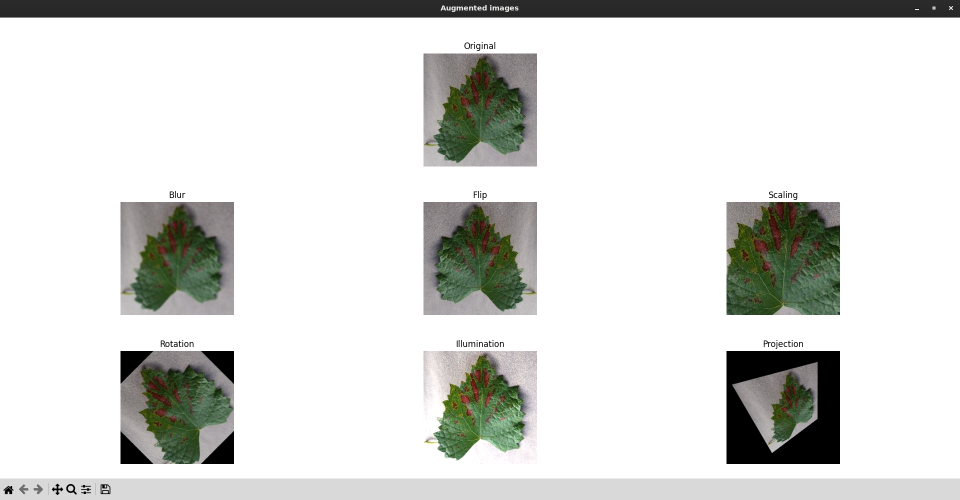
#> input picture resource/augmentation_window.png, 1920 x 999 px (shown at 1/2 size)
$ python Augmentation.py resource/augmentation_window.png
#> lines starting #> are read from the running program, lines starting #| are printed output that depends on the picture
### source/load_image.py
import numpy as np

from pathlib import Path
from PIL import Image, UnidentifiedImageError


def load_image(image_path: Path) -> np.ndarray:
    try:
        with Image.open(image_path) as img:
#> img is the input picture: PIL image 1920x999 RGBA; mean R, G, B, A 216.2, 217.4, 214.5, 255
            image = np.array(img)
    except UnidentifiedImageError:
        raise AssertionError("Only format accepted is JPEG/JPG/PNG")

    return image

### source/filters/blur.py
import cv2
import numpy as np

from pathlib import Path
from config import BLUR_KERNEL_SIZE
from source.generate_augmented_file_name import generate_augmented_file_name
from source.save_image import save_image_in_directory


def blur(augmented_directory: Path, image_file_path: Path, image: np.ndarray) \
        -> np.ndarray:
    blurred_image: np.ndarray = cv2.blur(
        image, (BLUR_KERNEL_SIZE, BLUR_KERNEL_SIZE)
    )

    image_file_path: Path = generate_augmented_file_name(
        image_file_path,
        filter_suffix="Blur"
    )

    save_image_in_directory(
        augmented_directory, image_file_path, blurred_image
    )

    return blurred_image

### source/save_image.py
import cv2
import numpy as np

from pathlib import Path


def save_image_in_directory(augmented_directory: Path,
                            image_file_path: Path,
                            filtered_image: np.ndarray) -> None:
    # We use Pillow to open the image, which channel order is RGB.
    # However, OpenCV uses BGR, so we have to convert the image data to BGR
    # before saving it
    cv2.imwrite(
        str(augmented_directory / image_file_path.name),
        cv2.cvtColor(filtered_image, cv2.COLOR_RGB2BGR)
    )

### source/filters/flip.py
import cv2
import numpy as np

from pathlib import Path
from config import FLIP_ROTATION_AXIS
from source.generate_augmented_file_name import generate_augmented_file_name
from source.save_image import save_image_in_directory


def flip(augmented_directory: Path, image_file_path: Path,
         image: np.ndarray) -> np.ndarray:
    flipped_image: np.ndarray = cv2.flip(image, FLIP_ROTATION_AXIS)
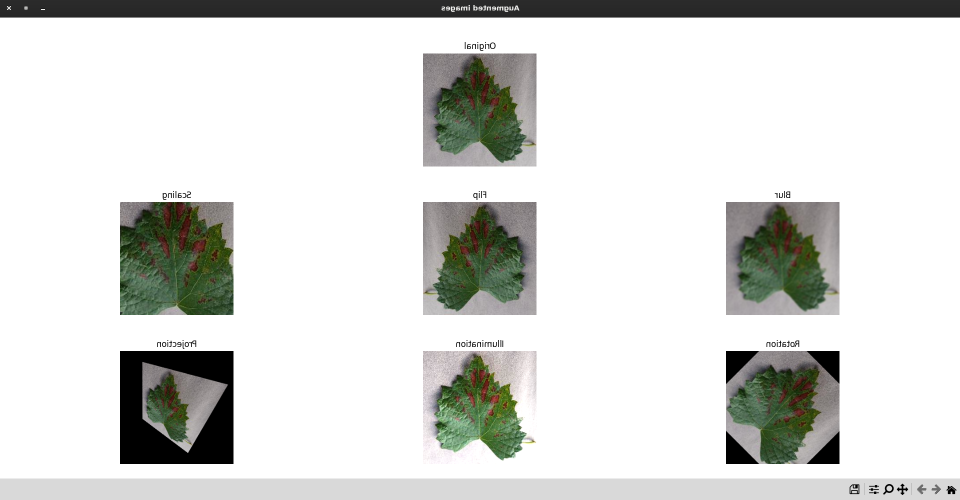
#> flipped_image: shape (999, 1920, 4) (shown at 1/2 size); mean R, G, B, A 216.2, 217.4, 214.5, 255

    image_file_path: Path = generate_augmented_file_name(
        image_file_path,
        filter_suffix="Flip"
    )

    save_image_in_directory(
        augmented_directory, image_file_path, flipped_image
    )

    return flipped_image

### source/filters/scale.py
import cv2
import numpy as np

from pathlib import Path
from config import SCALE_FACTOR
from source.generate_augmented_file_name import generate_augmented_file_name
from source.save_image import save_image_in_directory


def scale(augmented_directory: Path, image_file_path: Path,
          image: np.ndarray) -> np.ndarray:
    # Scales the image and then crops the resulting image to obtain an image
    # the size of the original one
    scaled_image = cv2.resize(
        image,
        dsize=None,
        fx=SCALE_FACTOR,
        fy=SCALE_FACTOR,
        interpolation=cv2.INTER_CUBIC
    )

    original_h, original_w = image.shape[:2]
#> original_h = 999; original_w = 1920
    scaled_h, scaled_w = scaled_image.shape[:2]
#> scaled_h = 1199; scaled_w = 2304

    # Handles zoom in
    if SCALE_FACTOR > 1:
        crop_start_idx_h = (scaled_h - original_h) // 2
#> crop_start_idx_h = 100
        crop_start_idx_w = (scaled_w - original_w) // 2
#> crop_start_idx_w = 192

        cropped_image = scaled_image[
            crop_start_idx_h:crop_start_idx_h + original_h,
            crop_start_idx_w:crop_start_idx_w + original_w
        ]
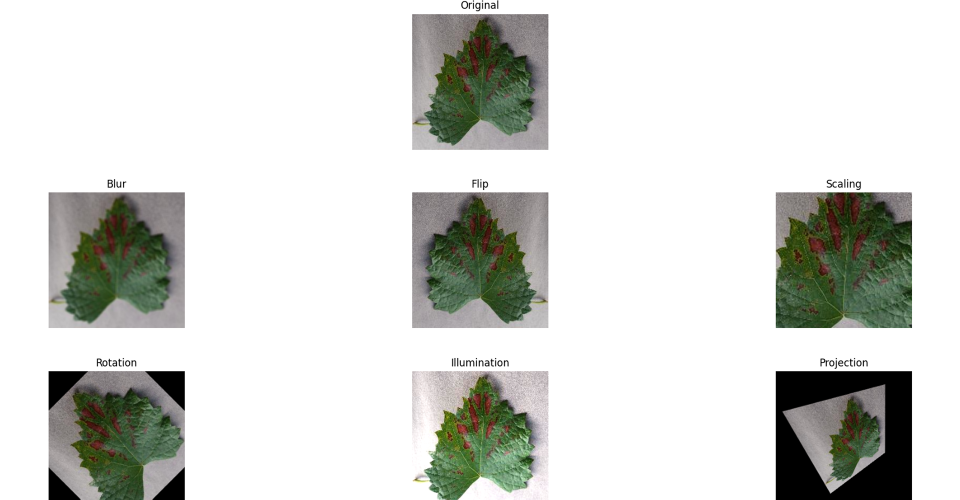
#> cropped_image: shape (999, 1920, 4) (shown at 1/2 size); mean R, G, B, A 213.3, 214.9, 210.8, 255
    # Handles zoom out
    else:
        # Creates a black image with the same size as the original
        cropped_image = np.zeros_like(image)

        crop_start_idx_h = (original_h - scaled_h) // 2
        crop_start_idx_w = (original_w - scaled_w) // 2

        # Fills this black image with the down scaled original image
        cropped_image[
            crop_start_idx_h:crop_start_idx_h + scaled_h,
            crop_start_idx_w:crop_start_idx_w + scaled_w
        ] = scaled_image

    image_file_path: Path = generate_augmented_file_name(
        image_file_path,
        filter_suffix="Scale"
    )

    save_image_in_directory(
        augmented_directory, image_file_path, cropped_image
    )

    return cropped_image

### source/filters/rotate.py
import cv2
import numpy as np

from pathlib import Path
from config import ROTATION_ANGLE
from source.generate_augmented_file_name import generate_augmented_file_name
from source.save_image import save_image_in_directory


def rotate(augmented_directory: Path, image_file_path: Path,
           image: np.ndarray) -> np.ndarray:
    height, width = image.shape[:2]
#> height = 999; width = 1920
    center = (width // 2, height // 2)
#> center = (960, 499)

    rotation_matrix = cv2.getRotationMatrix2D(center, ROTATION_ANGLE, 1.0)
#> rotation_matrix = [[0.707, 0.707, -71.67], [-0.707, 0.707, 825]]

    rotated_image = cv2.warpAffine(image, rotation_matrix, (width, height))
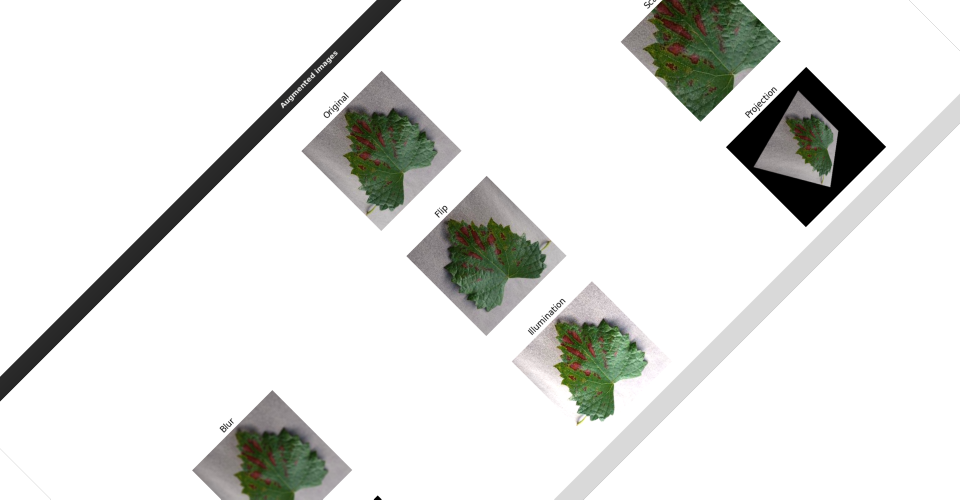
#> rotated_image: shape (999, 1920, 4) (shown at 1/2 size); mean R, G, B, A 149.3, 150.3, 147.8, 178.2; transparent parts drawn white

    image_file_path: Path = generate_augmented_file_name(
        image_file_path,
        filter_suffix="Rotate"
    )

    save_image_in_directory(
        augmented_directory, image_file_path, rotated_image
    )
#> in save_image_in_directory (call 4), `cv2.imwrite( str(augmented_directory / image_file_path.name), cv2.cvtC..`:
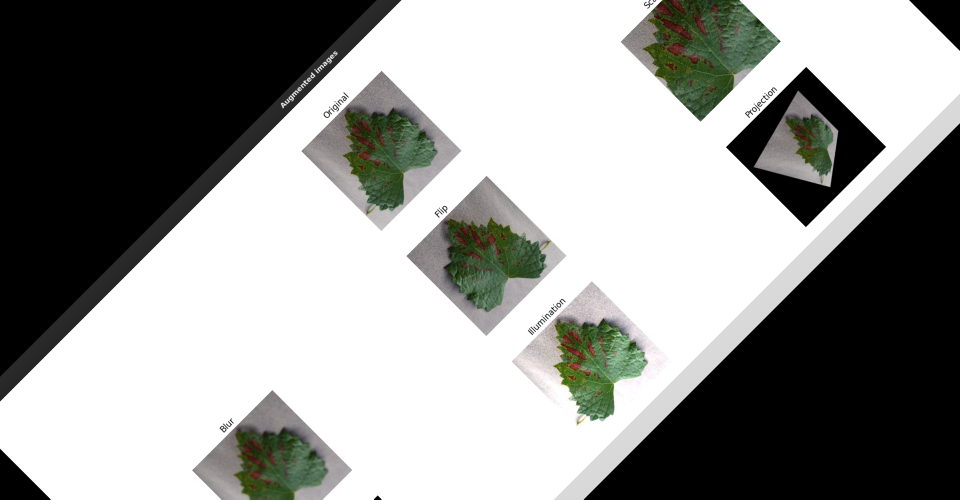
#> saved as augmentation_window_Rotate.png: shape (999, 1920, 3) (shown at 1/2 size); mean B, G, R 147.8, 150.3, 149.3

    return rotated_image

### source/filters/illuminate.py
import cv2
import numpy as np

from pathlib import Path
from config import ILLUMINATE_ALPHA, ILLUMINATE_BETA
from source.generate_augmented_file_name import generate_augmented_file_name
from source.save_image import save_image_in_directory


def illuminate(augmented_directory: Path, image_file_path: Path,
               image: np.ndarray) -> np.ndarray:
    # new_pixel = alpha * old_pixel + beta
    illuminated_image = cv2.convertScaleAbs(
        image,
        alpha=ILLUMINATE_ALPHA,
        beta=ILLUMINATE_BETA
    )
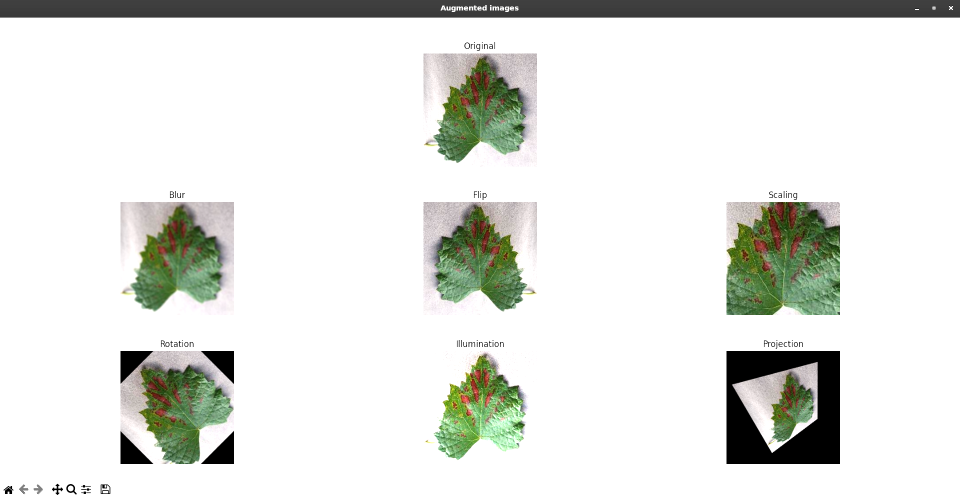
#> illuminated_image: shape (999, 1920, 4) (shown at 1/2 size); mean R, G, B, A 226.4, 228.3, 223.9, 255

    image_file_path: Path = generate_augmented_file_name(
        image_file_path,
        filter_suffix="Illuminate"
    )

    save_image_in_directory(
        augmented_directory, image_file_path, illuminated_image
    )

    return illuminated_image

### source/filters/project.py
import cv2
import numpy as np

from pathlib import Path
from config import PROJECTION_TOP_LEFT_FACTORS
from config import PROJECTION_TOP_RIGHT_FACTORS
from config import PROJECTION_BOTTOM_LEFT_FACTORS
from config import PROJECTION_BOTTOM_RIGHT_FACTORS
from source.generate_augmented_file_name import generate_augmented_file_name
from source.save_image import save_image_in_directory


def project(augmented_directory: Path, image_file_path: Path,
            image: np.ndarray) -> np.ndarray:
    y_max, x_max = image.shape[:2]
#> y_max = 999; x_max = 1920

    # The (x, y) source coordinates of the image's corners. In order: top-left,
    # top-right, bottom-right, bottom-left
    corners_src_coord: np.ndarray = np.float32([
        [0, 0],
        [x_max - 1, 0],
        [x_max - 1, y_max - 1],
        [0, y_max - 1]
    ])
#> corners_src_coord = [[0, 0], [1919, 0], [1919, 998], [0, 998]]

    tl_x_factor, tl_y_factor = PROJECTION_TOP_LEFT_FACTORS
    tr_x_factor, tr_y_factor = PROJECTION_TOP_RIGHT_FACTORS
    br_x_factor, br_y_factor = PROJECTION_BOTTOM_RIGHT_FACTORS
    bl_x_factor, bl_y_factor = PROJECTION_BOTTOM_LEFT_FACTORS

    # The (x, y) destination coordinates of the image's corners
    corners_dst_coord = np.float32([
        [x_max * tl_x_factor, y_max * tl_y_factor],
        [x_max * tr_x_factor, y_max * tr_y_factor],
        [x_max * br_x_factor, y_max * br_y_factor],
        [x_max * bl_x_factor, y_max * bl_y_factor]
    ])
#> corners_dst_coord = [[96, 299.7], [1536, 99.9], [1536, 599.4], [768, 899.1]]

    transformation_matrix = cv2.getPerspectiveTransform(
        corners_src_coord, corners_dst_coord
    )
#> transformation_matrix = [[1.33, 1.35, 96], [-0.0664, 1.39, 299.7], [0.000378, 0.000877, 1]]

    projected_img = cv2.warpPerspective(
        image, transformation_matrix, (x_max, y_max)
    )
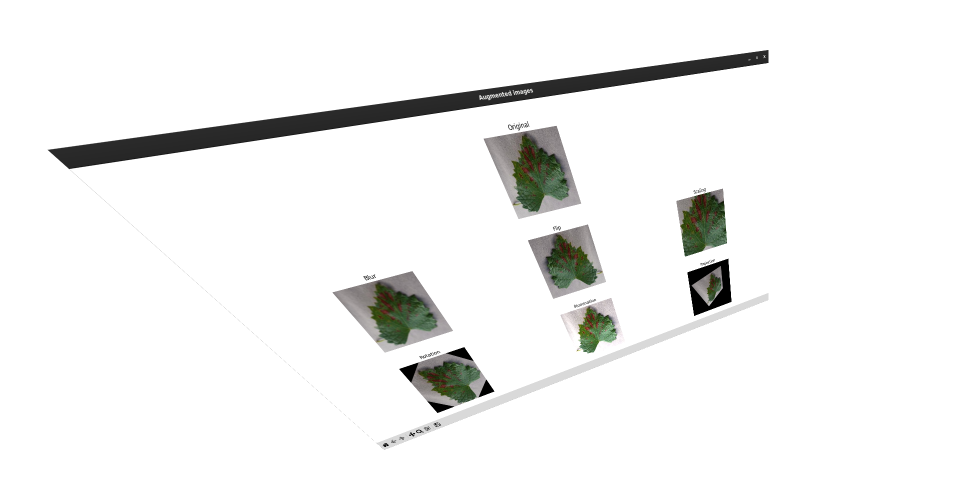
#> projected_img: shape (999, 1920, 4) (shown at 1/2 size); mean R, G, B, A 78.1, 78.4, 77.6, 92; transparent parts drawn white

    image_file_path: Path = generate_augmented_file_name(
        image_file_path,
        filter_suffix="Projection"
    )

    save_image_in_directory(
        augmented_directory, image_file_path, projected_img
    )
#> in save_image_in_directory (call 6), `cv2.imwrite( str(augmented_directory / image_file_path.name), cv2.cvtC..`:
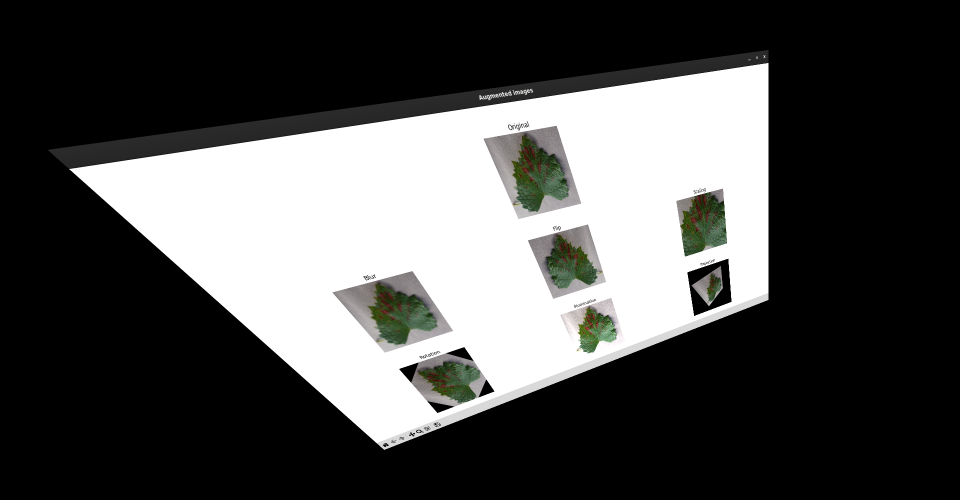
#> saved as augmentation_window_Projection.png: shape (999, 1920, 3) (shown at 1/2 size); mean B, G, R 77.6, 78.4, 78.1

    return projected_img

### source/augment_image.py
import math

import numpy as np

from matplotlib import pyplot as plt
from pathlib import Path

from config import DISPLAY_AUGMENTED_IMAGES
from source.create_augmented_directory import create_augmented_directory
from source.filters.blur import blur
from source.filters.project import project
from source.filters.flip import flip
from source.filters.illuminate import illuminate
from source.filters.rotate import rotate
from source.filters.scale import scale
from source.load_image import load_image
from source.save_image import save_image_in_directory


# [26 lines left out: function display_images, not called in this run]


def augment_image(image_file_path: Path, dst_directory: Path | None = None,
                  display: bool = False):
    if dst_directory is None:
        dst_directory = create_augmented_directory(image_file_path)

    image: np.ndarray = load_image(image_file_path)

    augmented_imgs: dict[str, np.ndarray] = {
        "Blur": blur(dst_directory, image_file_path, image),
        "Flip": flip(dst_directory, image_file_path, image),
        "Scaling": scale(dst_directory, image_file_path, image),
        "Rotation": rotate(dst_directory, image_file_path, image),
        "Illumination": illuminate(dst_directory, image_file_path,
                                   image),
        "Projection": project(dst_directory, image_file_path, image)
    }

    save_image_in_directory(
        dst_directory, image_file_path, image
    )

    if display and DISPLAY_AUGMENTED_IMAGES:
        display_images(original_img=image, augmented_imgs=augmented_imgs)

### source/create_augmented_directory.py
from config import AUGMENTED_DIRECTORY
from pathlib import Path


def create_augmented_directory(image_file_path: Path) -> Path:
    augmented_directory_path = (
            Path(AUGMENTED_DIRECTORY)
            / image_file_path.parent.name
    )
    augmented_directory_path.mkdir(parents=True, exist_ok=True)
    return augmented_directory_path

### source/generate_augmented_file_name.py
from pathlib import Path


def generate_augmented_file_name(image_file_path: Path,
                                 filter_suffix: str) -> Path:
    return Path(
        f"{image_file_path.stem}_{filter_suffix}{image_file_path.suffix}"
    )

### source/utils/valid_file.py
import argparse
import os


def valid_file(path: str) -> str:
    if not os.path.isfile(path):
        raise argparse.ArgumentTypeError(f"File '{path}' does not exist")
    if not os.access(path, os.R_OK):
        raise PermissionError(f"Read permission is not granted for '{path}'")
    return path

### Augmentation.py
import argparse

from pathlib import Path
from source.augment_image import augment_image
from source.utils.valid_file import valid_file


def argparse_init() -> argparse.ArgumentParser:
    parser = argparse.ArgumentParser(
        description='Run Augmentation program with an input JPG file',
        usage="python3.13 Augmentation.py <image_file>"
    )
    parser.add_argument(
        'image_file',
        type=valid_file,
        help='Path to the image file'
    )
    return parser


def main():
    parser: argparse.ArgumentParser = argparse_init()
    image_file_name: str = parser.parse_args().image_file
    image_file_path: Path = Path(image_file_name)

    augment_image(image_file_path)


if __name__ == '__main__':
    try:
        main()
    except KeyboardInterrupt:
        pass
    except Exception as e:
        print(e)

$ run again, on resource/distribution_charts.png
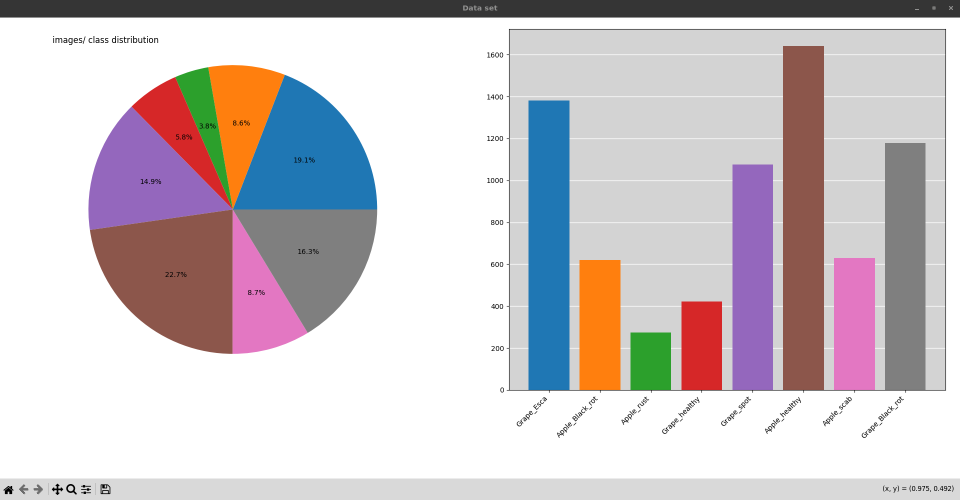
#> input picture resource/distribution_charts.png, 1920 x 999 px (shown at 1/2 size)
#> in load_image, img is the input picture: PIL image 1920x999 RGBA; mean R, G, B, A 205, 197.5, 201.4, 255
#> height = 999; width = 1920
#> center = (960, 499)
#> rotation_matrix = [[0.707, 0.707, -71.67], [-0.707, 0.707, 825]]
#> in illuminate, `illuminated_image = cv2.convertScaleAbs( image, alpha=ILLUMINATE_ALPHA..`:
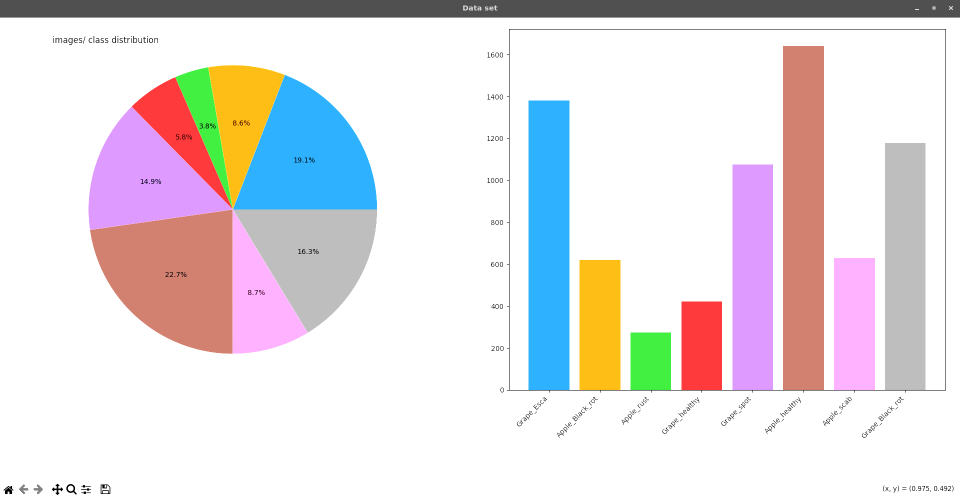
#> illuminated_image: shape (999, 1920, 4) (shown at 1/2 size); mean R, G, B, A 228.5, 223.1, 226.2, 255
#> y_max = 999; x_max = 1920
#> corners_src_coord = [[0, 0], [1919, 0], [1919, 998], [0, 998]]
#> corners_dst_coord = [[96, 299.7], [1536, 99.9], [1536, 599.4], [768, 899.1]]
#> transformation_matrix = [[1.33, 1.35, 96], [-0.0664, 1.39, 299.7], [0.000378, 0.000877, 1]]
#> in save_image_in_directory (call 6), `cv2.imwrite( str(augmented_directory / image_file_path.name), cv2.cvtC..`:
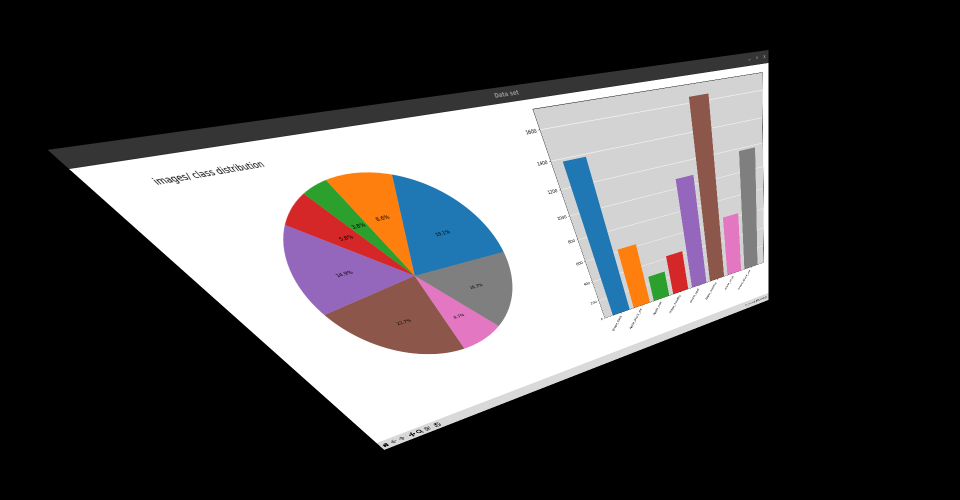
#> saved as distribution_charts_Projection.png: shape (999, 1920, 3) (shown at 1/2 size); mean B, G, R 71.1, 69.9, 72.4
